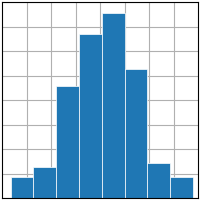

Source code (Python):
"""
=======
hist(x)
=======

See `~matplotlib.axes.Axes.hist`.
"""
import matplotlib.pyplot as plt
import numpy as np





import argparse
import os

def save_plot(save_folder, save_filename):
    plt.style.use('_mpl-gallery')

    # make data
    np.random.seed(1)
    x = 4 + np.random.normal(0, 1.5, 200)

    # plot:
    fig, ax = plt.subplots()

    ax.hist(x, bins=8, linewidth=0.5, edgecolor="white")

    ax.set(xlim=(0, 8), xticks=np.arange(1, 8),
        ylim=(0, 56), yticks=np.linspace(0, 56, 9))
    save_path = os.path.join(save_folder, f"{save_filename}.png")
    plt.savefig(save_path)
    plt.close(fig)

if __name__ == "__main__":
    parser = argparse.ArgumentParser(description="Generate and save a matplotlib plot.")
    parser.add_argument("save_folder", help="The folder path where the plot will be saved.")
    parser.add_argument("save_filename", help="The file name for the saved plot, without extension.")
    
    args = parser.parse_args()
    save_plot(args.save_folder, args.save_filename)
